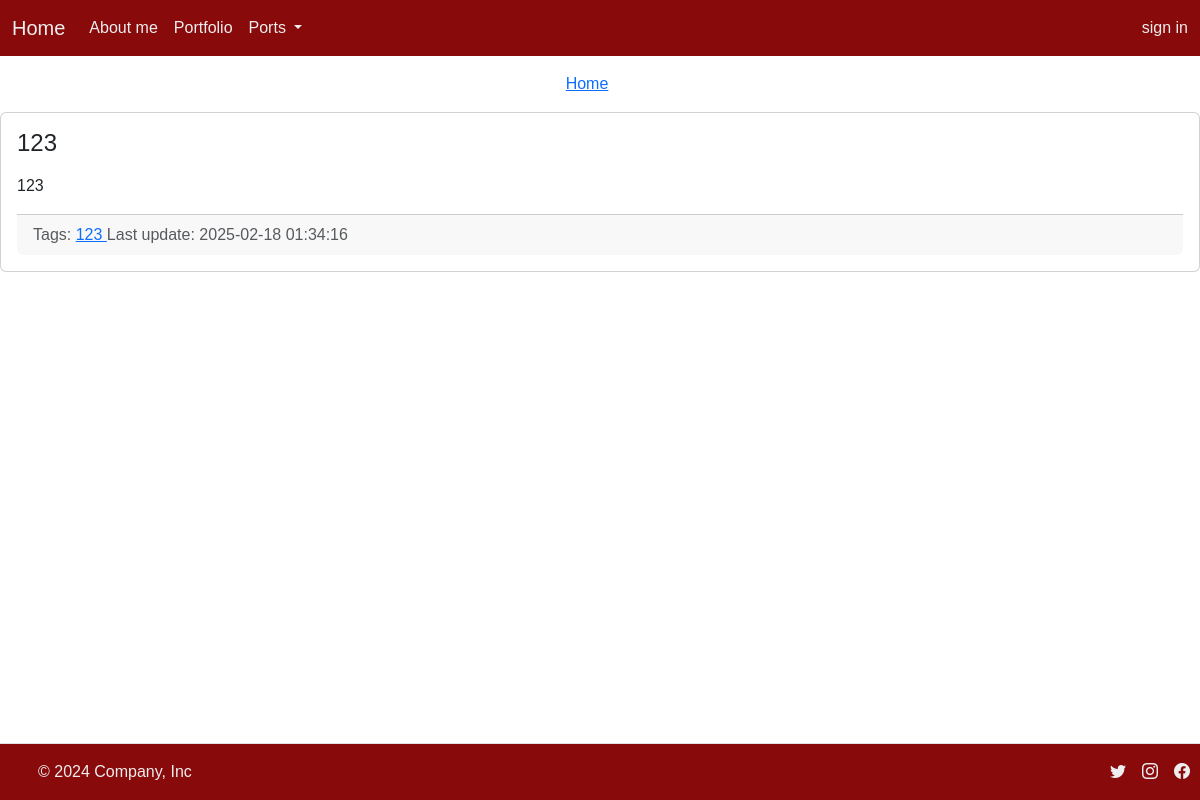
/tags/123, run on the app's committed database.
### port_web/models/models.py (models this page shows)
class Note(db.Model):
    __tablename__ = "notes"
    id: Mapped[int] = mapped_column(sa.Integer, primary_key=True)
    title: Mapped[str] = mapped_column(sa.String, nullable=False)
    description: Mapped[str] = mapped_column(sa.Text)
    tags: Mapped[list[Tag]] = relationship(secondary=note_tag_m2m)
    create_date = mapped_column(sa.DateTime(timezone=True), server_default=func.now())
    update_date = mapped_column(sa.DateTime(timezone=True), server_default=func.now())
    portfolio_id: Mapped[int] = mapped_column(sa.Integer, nullable=True)

class Tag(db.Model):
    __tablename__ = "tags"
    id: Mapped[int] = mapped_column(sa.Integer, primary_key=True)
    name: Mapped[str] = mapped_column(sa.String, nullable=False)
    created_date = mapped_column(sa.DateTime(timezone=True), server_default=func.now())

### port_web/portapp.py (the view)
@app.route("/tags/<tag_name>")
def tags_view(tag_name):
    db = models.db
    tag = (
        db.session.execute(db.select(models.Tag).where(models.Tag.name == tag_name))
        .scalars()
        .first()
    )
    notes = db.session.execute(
        db.select(models.Note).where(models.Note.tags.any(id=tag.id))
    ).scalars()
    return flask.render_template(
        "tags_view.html",
        tag_name=tag_name,
        notes=notes,
    )

### port_web/templates/tags_view.html (shortened to what this page needs)
{% extends 'base.html' %}
{% block body %}
<ul class="nav justify-content-center" style="padding-top: 1em;">
    <li class="nav-item">
        <a class="btn-primary" href="{{ url_for('index') }}">Home</a>
    </li>
    <li class="nav-item">
        <div class="btn btn-disagle">{{ tag }}</div>
    </li>
</ul>
{% for note in notes %}
<div class="card my-3">
    <div class="card-body">
        <h4 class="card-tile">{{ note.title }}</h4>
        <div class="card-text my-3">
            {{ note.description }}
        </div>
        <div class="card-footer text-muted">
            Tags:
            {% for t in note.tags %}
                <a href="{{ url_for('tag_view', tag_name=t.name) }}">
                    {{ t.name }}
                </a>
            {% endfor %}
            Last update: {{ note.update_date }}
        </div>
    </div>
</div>
{% endfor %}
{% endblock %}

### data on the page
Note: title "123", description "123", update_date "2025-02-18 01:34:16"
Tag: name "123"
